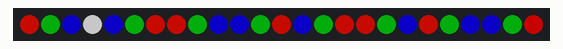
Simulated run of this program. Board: Raspberry Pi (BCM pin numbers). Parts: 25 RGB LEDs in strip order, left to right. Dim RGB values are drawn brighter than linear.

Above: at 0.49 s.
At 2.06 s:
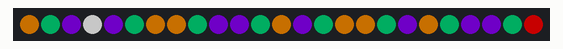
At 4.59 s:
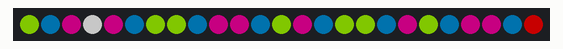
At 9.0 s:
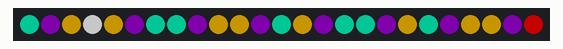
At 13.1 s:
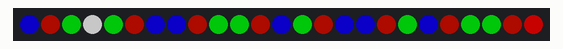
At 17.51 s:
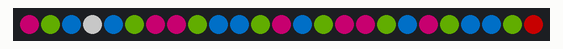

Measured:
- by itself, everything shown: repeats every 18.9 s, in 60 steps

The program:

huecycle.py
```python
from tree import RGBXmasTree, layerDict
from colorzero import Color, Hue

tree = RGBXmasTree(brightness=0.4)

def colourALayer(layerArray, colour):
    for x in layerArray:
        tree[x].color = colour

colours = [Color('red'), Color('green'), Color('blue'), Color('white')]

# Set tree colours
for k, v in layerDict.items():
    colourALayer(v, colours[k])

try:
    while True:
        for x in range(0, 24):
            tree[x].color += Hue(deg=3)

except KeyboardInterrupt:
    tree.close()
```

tree.py
```python
from gpiozero import SPIDevice, SourceMixin
from colorzero import Color, Hue
from statistics import mean
from time import sleep


class Pixel:
    def __init__(self, parent, index):
        self.parent = parent
        self.index = index

    @property
    def value(self):
        return self.parent.value[self.index]

    @value.setter
    def value(self, value):
        new_parent_value = list(self.parent.value)
        new_parent_value[self.index] = value
        self.parent.value = tuple(new_parent_value)

    @property
    def color(self):
        return Color(*self.value)

    @color.setter
    def color(self, c):
        r, g, b = c
        self.value = (r, g, b)

    def on(self):
        self.value = (1, 1, 1)

    def off(self):
        self.value = (0, 0, 0)


class RGBXmasTree(SourceMixin, SPIDevice):
    def __init__(self, pixels=25, brightness=0.5, mosi_pin=12, clock_pin=25, *args, **kwargs):
        super(RGBXmasTree, self).__init__(mosi_pin=mosi_pin, clock_pin=clock_pin, *args, **kwargs)
        self._all = [Pixel(parent=self, index=i) for i in range(pixels)]
        self._value = [(0, 0, 0)] * pixels
        self.brightness = brightness
        self.off()

    def __len__(self):
        return len(self._all)

    def __getitem__(self, index):
        return self._all[index]

    def __iter__(self):
        return iter(self._all)

    @property
    def color(self):
        average_r = mean(pixel.color[0] for pixel in self)
        average_g = mean(pixel.color[1] for pixel in self)
        average_b = mean(pixel.color[2] for pixel in self)
        return Color(average_r, average_g, average_b)

    @color.setter
    def color(self, c):
        r, g, b = c
        self.value = ((r, g, b),) * len(self)

    @property
    def brightness(self):
        return self._brightness

    @brightness.setter
    def brightness(self, brightness):
        max_brightness = 31
        self._brightness_bits = int(brightness * max_brightness)
        self._brightness = brightness
        self.value = self.value

    @property
    def value(self):
        return self._value

    @value.setter
    def value(self, value):
        start_of_frame = [0]*4
        end_of_frame = [0]*5
                     # SSSBBBBB (start, brightness)
        brightness = 0b11100000 | self._brightness_bits
        pixels = [[int(255*v) for v in p] for p in value]
        pixels = [[brightness, b, g, r] for r, g, b in pixels]
        pixels = [i for p in pixels for i in p]
        data = start_of_frame + pixels + end_of_frame
        self._spi.transfer(data)
        self._value = value

    def on(self):
        self.value = ((1, 1, 1),) * len(self)

    def off(self):
        self.value = ((0, 0, 0),) * len(self)

    def close(self):
        super(RGBXmasTree, self).close()

layerDict = {0 : [0, 6, 7, 12, 15, 16, 19 ,24],
1 : [1, 5, 8, 11, 14, 17, 20, 23],
2 : [2, 4, 9, 10, 13, 18, 21, 22],
3 : [3]}

if __name__ == '__main__':
    tree = RGBXmasTree()

    tree.on()
```
